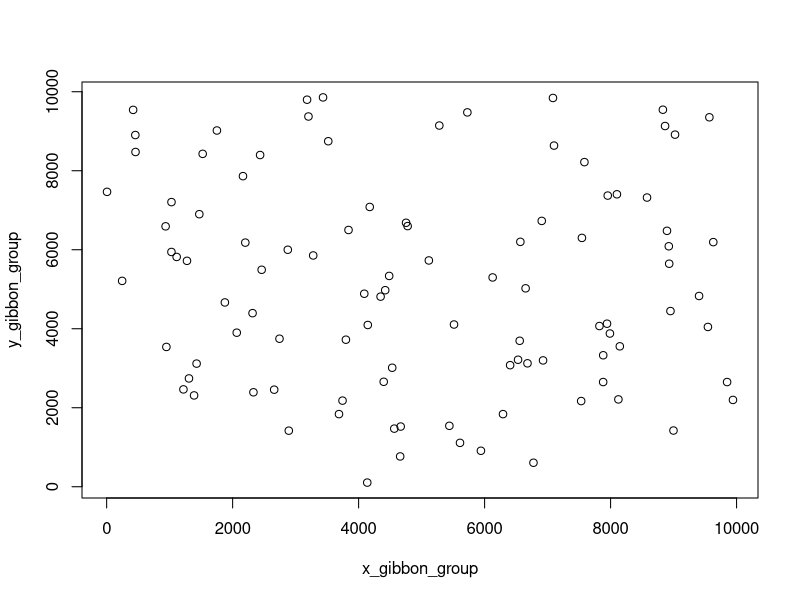

This chart was generated by the following R code:
set.seed(123)

# x and y in square survey site with dimensions 10kmx10km with markers every 2000m
# mics
x_mic = seq(from = 2000, to = 8000, by = 2000)
y_mic = seq(from = 2000, to = 8000, by = 2000)

mic_coords = expand.grid(x = x_mic, y = y_mic)
colnames(mic_coords) = c('x_mic', 'y_mic')

# expectation of gibbon groups in survey area
intensity = 0.000001
x_perimeter = 10000
y_perimeter = 10000
survey_area = x_perimeter * y_perimeter
expected_gibbon_groups = intensity * survey_area

# homogeneous Poisson point process for getting gibbon coordinates
x_gibbon_group <- runif(expected_gibbon_groups, 0, x_perimeter)
y_gibbon_group <- runif(expected_gibbon_groups, 0, y_perimeter)

gibbon_group_coords = cbind(x_gibbon_group, y_gibbon_group)

# TODO: this plot looks like ass, please fix
plot(x_gibbon_group, y_gibbon_group)
